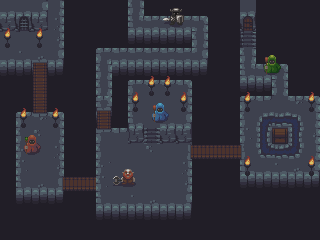

This is a level from a 2D game, rendered from its Tiled map with the project's own tilesets. A one-line summary and the map file follow, with tile-layer data summarised:
An orthogonal 20x15 tile map with 16x16 px tiles, 6 tile layers (Background, Geometry, Geometry2, Bridges, ...).

<map version="1.0" orientation="orthogonal" renderorder="right-down" width="20" height="15" tilewidth="16" tileheight="16" backgroundcolor="#1e1b23" nextobjectid="1">
 <properties>
  <property name="scale" value="2" />
 </properties>
 <tileset firstgid="1" name="04_16x16_16x16" tilewidth="16" tileheight="16">
  <image source="04_16x16_16x16.png" trans="5e81a2" width="368" height="384" />
 </tileset>
 <layer name="Background" width="20" height="15">
  <data>[300 cells, 300 non-empty, 1 distinct tile ids]</data>
 </layer>
 <layer name="Geometry" width="20" height="15">
  <data>[300 cells, 142 non-empty, 56 distinct tile ids]</data>
 </layer>
 <layer name="Geometry2" width="20" height="15">
  <data>[300 cells, 22 non-empty, 15 distinct tile ids]</data>
 </layer>
 <layer name="Bridges" width="20" height="15">
  <data>[300 cells, 16 non-empty, 6 distinct tile ids]</data>
 </layer>
 <layer name="Objects" width="20" height="15">
  <data>[300 cells, 32 non-empty, 7 distinct tile ids]</data>
 </layer>
 <layer name="Enemies" width="20" height="15">
  <data>[300 cells, 20 non-empty, 20 distinct tile ids]</data>
 </layer>
</map>
